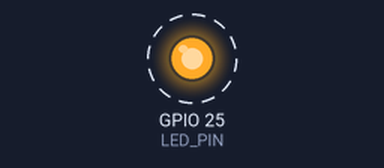
Recording of a sketch running on a simulated ESP32. Shown: output pins drawn as LEDs (lit = HIGH). Dashed ring = blinking.

Above: at 0.02 s.
Timing chart, 0 to 3.0 s (numbered marks = the images above):
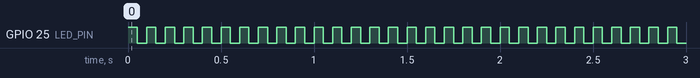

Measured:
- by itself, GPIO 25 (LED_PIN): alternates HIGH for 0.05 s and LOW for 0.05 s

The sketch:

blink.ino
```cpp
const int LED_PIN = 25; // GP25 for Raspberry Pi Pico (built-in LED)

void setup() {
 pinMode(LED_PIN, OUTPUT);
}
void loop() {
 //Turn LED ON
digitalWrite(LED_PIN, HIGH);// Equivalent to led.value(1)
delay(50);//Wait for 1 second

//Turn LED OFF
digitalWrite(LED_PIN, LOW);// Equivalent to led.value(0)
delay(50);// Wait for 1 second
}
```
